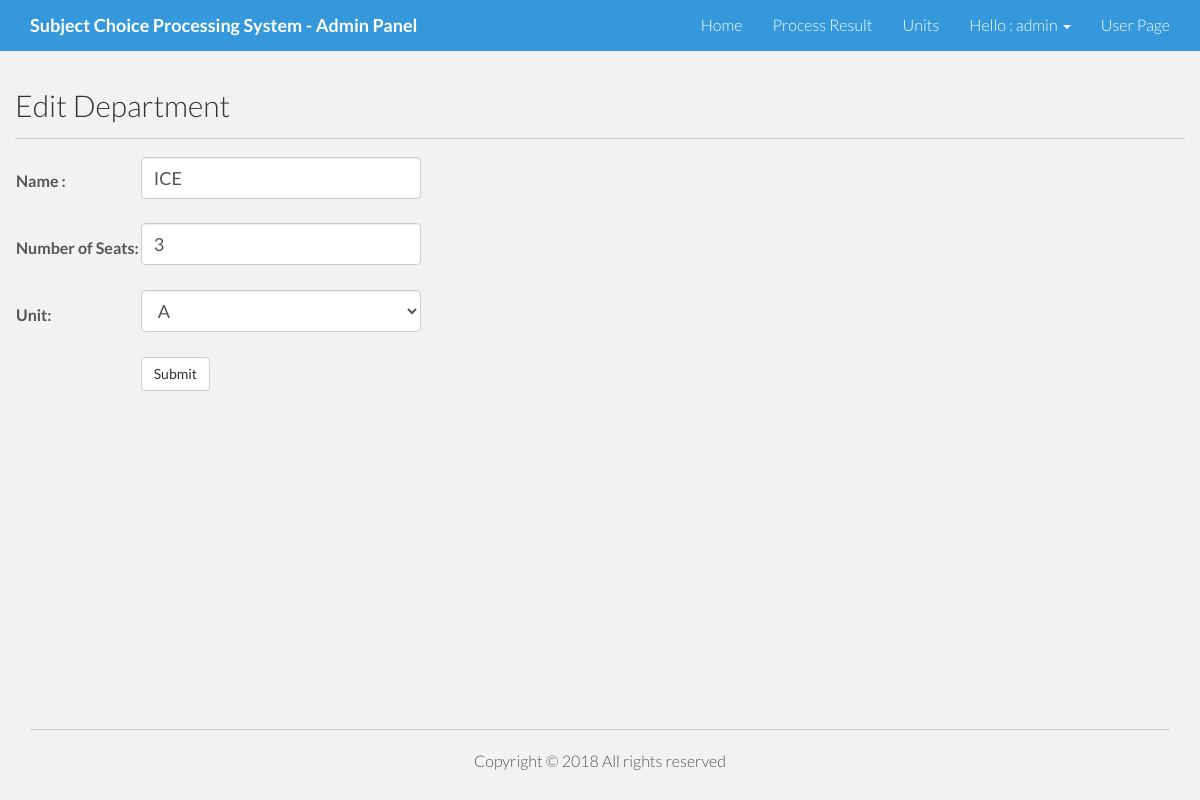
Page /admin/edit_department.php?deptid=6 (signed in) on the committed database.
### tables this page shows
CREATE TABLE `tbl_departments` (
  `id` int(16) NOT NULL,
  `name` varchar(256) NOT NULL,
  `slug` varchar(256) NOT NULL,
  `seats` int(16) NOT NULL,
  `unit` varchar(256) NOT NULL
);

CREATE TABLE `tbl_units` (
  `id` int(16) NOT NULL,
  `name` varchar(256) NOT NULL,
  `slug` varchar(256) NOT NULL
);

### lib/Database.php (called while the page is built, shortened)
<?php
Class Database{
	public $host   = DB_HOST;
	public $user   = DB_USER;
	public $pass   = DB_PASS;
	public $dbname = DB_NAME;
	public $link;
	private function connectDB(){
	$this->link = new mysqli($this->host, $this->user, $this->pass, $this->dbname);
 }
	public function select($query){
		$result = $this->link->query($query) or die($this->link->error.__LINE__);
		if($result->num_rows > 0){
			return $result;
		} else {
			return false;
		}
	}
}

### admin/edit_department.php (the view, shortened to what this page needs)
<?php include 'inc/header.php'; ?>
    <div class="container">
      <div class="row">
        <h2>Edit Department</h2><hr>
            <?php
                $deptid = $_GET['deptid'];
                $query = "SELECT * from tbl_departments WHERE id=$deptid";
          $departments = $db->select($query);
          if($departments){
            while ($result = $departments->fetch_assoc()) {
                $name = $result['name'];
                $seats = $result['seats'];
                $unit = $result['unit'];
            }
          }
             ?>
                 <form action="" method="post">
                        <table class="form">
                            <tr>
                                <td>
                                    <label class="form-group">Name :</label>
                                </td>
                                <td>
                                    <input type="text" name="name" value="<?php echo $name; ?>" class="form-control" placeholder="Enter Department Name..."   class="medium" required/><br>
                                </td>
                            </tr>
                             <tr>
                                <td>
                                    <label class="form-group">Number of Seats:</label>
                                </td>
                                <td>
                                    <input type="number" name="seats" value="<?php echo $seats; ?>" class="form-control" placeholder="Enter the Number of Seats..."  class="medium" required/><br>
                                </td>
                            </tr>
                            <tr>
                                <td>
                                    <label class="form-group">Unit:</label>
                                </td>
                                <td>
                                     <select class="form-control" name="unit" id="unit" required>
       <?php
                                        $query = "SELECT * FROM tbl_units";
                                        $category = $db->select($query);
                                        if($category){
                                            while($result = $category->fetch_assoc()){
                                        ?>
                                    <option
                                    <?php
                                    if ($unit == $result['slug']) { ?>
                                    selected = "selected"
                                     <?php } ?> value="<?php echo $result['slug']; ?>"><?php echo $result['name']; ?></option>
                                    <?php } } ?>
  </select>
  <br>
                                </td>
                            </tr>
                             <tr>
                                <td>
                                </td>
                                <td>
                                    <input type="submit" class="btn btn-default" name="submit" Value="Submit" />
                                </td>
                            </tr>
                        </table>
                    </form>
      </div>
    </div>
<?php include 'inc/footer.php'; ?>

### assets/css/main.css (style rules this page uses)
body { background-color: #f2f2f2; font-family: 'Lato', sans-serif; font-weight: 300; font-size: 16px; color: #555; -webkit-font-smoothing: antialiased; -webkit-overflow-scrolling: touch; }
h1, h2, h3, h4, h5, h6 { font-family: 'Lato', sans-serif; font-weight: 300; color: #333; }
hr { display: block; height: 1px; border: 0; border-top: 1px solid #ccc; margin: 1em 0; padding: 0; }
.form-control { height: 42px; font-size: 18px; width: 280px; }
html, body { margin:0; padding:0; height:100%; }

### rows in the picture
tbl_departments: name "ICE", seats "3", unit "A"

### other values in the picture
Session::get('username') "admin"
